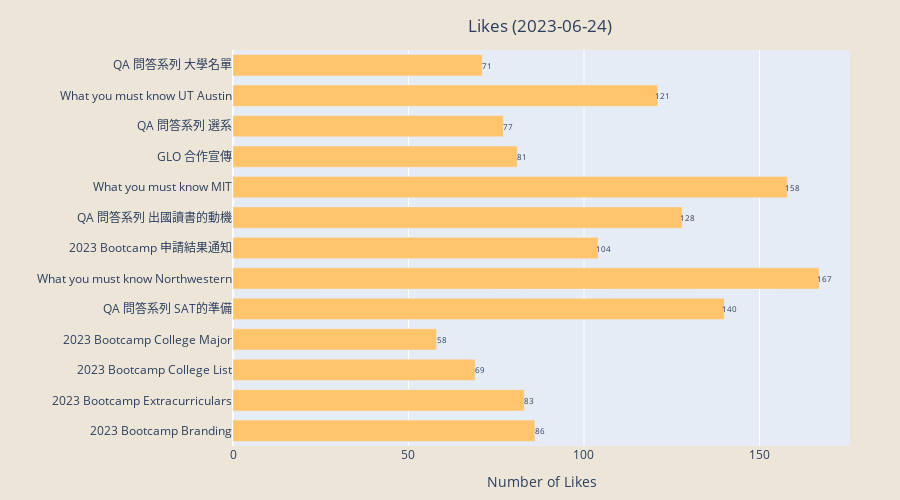

The code cell stored with this chart in its notebook:
### Code cell
# Likes
plt.figure(figsize=(10,6))
plt.barh(df["label"], width = df["likes"], color = "#FFC46C") 
plt.title("Likes " + f"({date.today()})")
plt.xlabel("Number of Likes")
plt.rcParams['axes.facecolor'] = "#EDE5D8"
for index, value in enumerate(df["likes"]):
    plt.text(value, index,
             str(value), fontsize = 8)
#plt.savefig(f'likes_{date_format}.png', bbox_inches='tight')
#plt.show()

# Convert the Matplotlib bar plot to Plotly-compatible traces
data = go.Bar(
    y=df["label"],
    x=df["likes"],
    orientation='h',
    marker=dict(color="#FFC46C"),
    name = "Likes"
)

# Create the layout for the plot
layout = go.Layout(
    title=dict(
    text="Likes " + f"({date.today()})",
    x=0.6,  # Set the x-position of the title to the center of the plot
    y=0.96   # Set the y-position of the title (0 is the top, 1 is the bottom)
    ),
    xaxis=dict(title="Number of Likes"),
    yaxis=dict(title=""),
    paper_bgcolor="#EDE5D8",
    yaxis_tickfont=dict(size=12),
    bargap=0.3,
    height = 500,
    margin=dict(l=50, r=50, t=50, b=50)
)

# Create the Figure object and add the data and layout
likes_fig = go.Figure(data=data, layout=layout)

# Add text annotations to the bars
for i, value in enumerate(df["likes"]):
    likes_fig.add_annotation(
        x=value,
        y=df["label"][i],
        text="     " + str(value),
        font=dict(size=8),
        showarrow=False
    )

# Display the interactive plot
likes_fig.show()
#pio.write_image(likes_fig, f'likes_{date_format}.png')

### Figure 1 — Plotly figure (JSON) as saved in the notebook; plotly's stock layout.template omitted (floating-point values rounded to 4 significant figures)
{"data": [{"marker": {"color": "#FFC46C"}, "name": "Likes", "orientation": "h", "type": "bar", "x": [86, 83, 69, 58, 140, 167, 104, 128, 158, 81, 77, 121, 71], "y": ["2023 Bootcamp Branding", "2023 Bootcamp Extracurriculars", "2023 Bootcamp College List", "2023 Bootcamp College Major", "QA 問答系列 SAT的準備", "What you must know Northwestern", "2023 Bootcamp 申請結果通知", "QA 問答系列 出國讀書的動機", "What you must know MIT", "GLO 合作宣傳", "QA 問答系列 選系", "What you must know UT Austin", "QA 問答系列 大學名單"]}], "layout": {"annotations": [{"font": {"size": 8}, "showarrow": false, "text": "     86", "x": 86, "y": "2023 Bootcamp Branding"}, {"font": {"size": 8}, "showarrow": false, "text": "     83", "x": 83, "y": "2023 Bootcamp Extracurriculars"}, {"font": {"size": 8}, "showarrow": false, "text": "     69", "x": 69, "y": "2023 Bootcamp College List"}, {"font": {"size": 8}, "showarrow": false, "text": "     58", "x": 58, "y": "2023 Bootcamp College Major"}, {"font": {"size": 8}, "showarrow": false, "text": "     140", "x": 140, "y": "QA 問答系列 SAT的準備"}, {"font": {"size": 8}, "showarrow": false, "text": "     167", "x": 167, "y": "What you must know Northwestern"}, {"font": {"size": 8}, "showarrow": false, "text": "     104", "x": 104, "y": "2023 Bootcamp 申請結果通知"}, {"font": {"size": 8}, "showarrow": false, "text": "     128", "x": 128, "y": "QA 問答系列 出國讀書的動機"}, {"font": {"size": 8}, "showarrow": false, "text": "     158", "x": 158, "y": "What you must know MIT"}, {"font": {"size": 8}, "showarrow": false, "text": "     81", "x": 81, "y": "GLO 合作宣傳"}, {"font": {"size": 8}, "showarrow": false, "text": "     77", "x": 77, "y": "QA 問答系列 選系"}, {"font": {"size": 8}, "showarrow": false, "text": "     121", "x": 121, "y": "What you must know UT Austin"}, {"font": {"size": 8}, "showarrow": false, "text": "     71", "x": 71, "y": "QA 問答系列 大學名單"}], "bargap": 0.3, "height": 500, "margin": {"b": 50, "l": 50, "r": 50, "t": 50}, "paper_bgcolor": "#EDE5D8", "title": {"text": "Likes (2023-06-24)", "x": 0.6, "y": 0.96}, "xaxis": {"title": {"text": "Number of Likes"}}, "yaxis": {"tickfont": {"size": 12}, "title": {"text": ""}}}}
